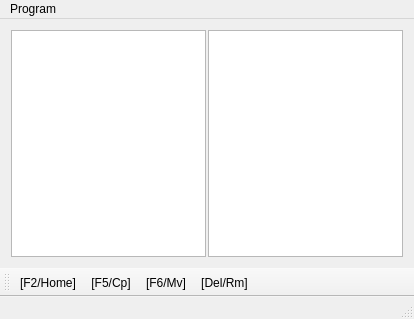
<?xml version="1.0" encoding="UTF-8"?>
<ui version="4.0">
 <class>MainWindow</class>
 <widget class="QMainWindow" name="MainWindow">
  <property name="geometry">
   <rect>
    <x>0</x>
    <y>0</y>
    <width>414</width>
    <height>319</height>
   </rect>
  </property>
  <property name="windowTitle">
   <string>File Explorer</string>
  </property>
  <property name="animated">
   <bool>true</bool>
  </property>
  <property name="dockOptions">
   <set>QMainWindow::AllowTabbedDocks|QMainWindow::AnimatedDocks</set>
  </property>
  <widget class="QWidget" name="centralWidget">
   <layout class="QVBoxLayout" name="verticalLayout">
    <item>
     <layout class="QHBoxLayout" name="horizontalLayout_2">
      <property name="spacing">
       <number>2</number>
      </property>
      <item>
       <widget class="QListView" name="left">
        <property name="font">
         <font>
          <family>Arial</family>
          <pointsize>8</pointsize>
         </font>
        </property>
        <property name="contextMenuPolicy">
         <enum>Qt::CustomContextMenu</enum>
        </property>
        <property name="alternatingRowColors">
         <bool>true</bool>
        </property>
       </widget>
      </item>
      <item>
       <widget class="QListView" name="right">
        <property name="font">
         <font>
          <family>Arial</family>
          <pointsize>8</pointsize>
         </font>
        </property>
        <property name="contextMenuPolicy">
         <enum>Qt::CustomContextMenu</enum>
        </property>
        <property name="alternatingRowColors">
         <bool>true</bool>
        </property>
       </widget>
      </item>
     </layout>
    </item>
   </layout>
  </widget>
  <widget class="QMenuBar" name="menuBar">
   <property name="geometry">
    <rect>
     <x>0</x>
     <y>0</y>
     <width>414</width>
     <height>20</height>
    </rect>
   </property>
   <widget class="QMenu" name="menuProgram">
    <property name="title">
     <string>Program</string>
    </property>
    <addaction name="actionQuit"/>
   </widget>
   <addaction name="menuProgram"/>
  </widget>
  <widget class="QStatusBar" name="statusBar"/>
  <widget class="QToolBar" name="toolBar">
   <property name="windowTitle">
    <string>toolBar</string>
   </property>
   <attribute name="toolBarArea">
    <enum>BottomToolBarArea</enum>
   </attribute>
   <attribute name="toolBarBreak">
    <bool>false</bool>
   </attribute>
   <addaction name="actionGoHome"/>
   <addaction name="actionCp"/>
   <addaction name="actionMv"/>
   <addaction name="actionRm"/>
  </widget>
  <action name="actionCp">
   <property name="text">
    <string>[F5/Cp]</string>
   </property>
   <property name="toolTip">
    <string>copy</string>
   </property>
   <property name="shortcut">
    <string>F5</string>
   </property>
  </action>
  <action name="actionRm">
   <property name="text">
    <string>[Del/Rm]</string>
   </property>
   <property name="toolTip">
    <string>delete</string>
   </property>
   <property name="shortcut">
    <string>Del</string>
   </property>
  </action>
  <action name="actionMv">
   <property name="text">
    <string>[F6/Mv]</string>
   </property>
   <property name="toolTip">
    <string>move</string>
   </property>
   <property name="shortcut">
    <string>F6</string>
   </property>
  </action>
  <action name="actionPressEnter">
   <property name="text">
    <string>PressEnter</string>
   </property>
   <property name="shortcut">
    <string>Return</string>
   </property>
  </action>
  <action name="actionGoHome">
   <property name="text">
    <string>[F2/Home]</string>
   </property>
   <property name="shortcut">
    <string>F2</string>
   </property>
  </action>
  <action name="actionQuit">
   <property name="text">
    <string>Quit</string>
   </property>
   <property name="shortcut">
    <string>Ctrl+Q</string>
   </property>
  </action>
 </widget>
 <layoutdefault spacing="6" margin="11"/>
 <resources/>
 <connections/>
</ui>
